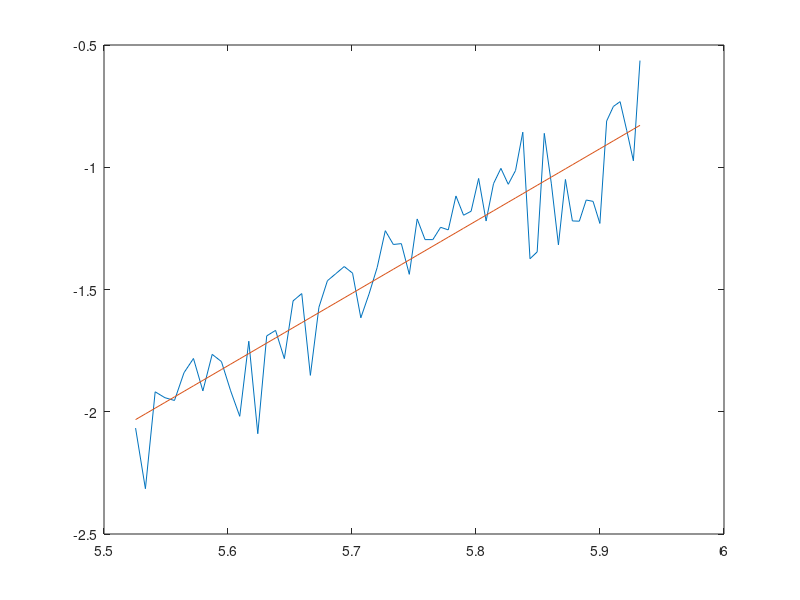

The MATLAB script that drew this image:
function timing

T=[];
N=[];
t_lim=.5;
n=1; dx=2;
while 1
    n
    t=svd_timing(n);
    T=[T t];
    N=[N n];
    if t>t_lim; break; end
    %n=ceil(n*1.1);
    n=n+dx;
end
%semilogy(N,T)

s=floor(length(N)*2/3);
N=N(s:end);
T=T(s:end);
p=polyfit(log(N), log(T), 1 )
plot(log(N),log(T))
hold on
plot( log(N),p(2)+log(N)*p(1))
hold off

function t=svd_timing(n)
X=rand(n);
tic; [u,s,v]=svd(X); t=toc;
